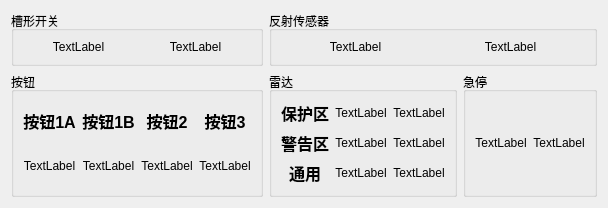
      <widget class="QWidget" name="tab">
       <attribute name="title">
        <string>传感器</string>
       </attribute>
       <layout class="QGridLayout" name="gridLayout_13">
        <item row="1" column="0">
         <widget class="QGroupBox" name="groupBox_8">
          <property name="title">
           <string>按钮</string>
          </property>
          <layout class="QGridLayout" name="gridLayout_11">
           <item row="0" column="0">
            <widget class="QLabel" name="label_15">
             <property name="maximumSize">
              <size>
               <width>16777215</width>
               <height>50</height>
              </size>
             </property>
             <property name="font">
              <font>
               <pointsize>12</pointsize>
               <bold>true</bold>
              </font>
             </property>
             <property name="text">
              <string>按钮1A</string>
             </property>
             <property name="alignment">
              <set>Qt::AlignCenter</set>
             </property>
            </widget>
           </item>
           <item row="0" column="1">
            <widget class="QLabel" name="label_16">
             <property name="font">
              <font>
               <pointsize>12</pointsize>
               <bold>true</bold>
              </font>
             </property>
             <property name="text">
              <string>按钮1B</string>
             </property>
             <property name="alignment">
              <set>Qt::AlignCenter</set>
             </property>
            </widget>
           </item>
           <item row="0" column="2">
            <widget class="QLabel" name="label_17">
             <property name="font">
              <font>
               <pointsize>12</pointsize>
               <bold>true</bold>
              </font>
             </property>
             <property name="text">
              <string>按钮2</string>
             </property>
             <property name="alignment">
              <set>Qt::AlignCenter</set>
             </property>
            </widget>
           </item>
           <item row="0" column="3">
            <widget class="QLabel" name="label_18">
             <property name="font">
              <font>
               <pointsize>12</pointsize>
               <bold>true</bold>
              </font>
             </property>
             <property name="text">
              <string>按钮3</string>
             </property>
             <property name="alignment">
              <set>Qt::AlignCenter</set>
             </property>
            </widget>
           </item>
           <item row="1" column="0">
            <widget class="QLabel" name="switch1_a_label">
             <property name="text">
              <string>TextLabel</string>
             </property>
             <property name="alignment">
              <set>Qt::AlignCenter</set>
             </property>
            </widget>
           </item>
           <item row="1" column="1">
            <widget class="QLabel" name="switch1_b_label">
             <property name="text">
              <string>TextLabel</string>
             </property>
             <property name="alignment">
              <set>Qt::AlignCenter</set>
             </property>
            </widget>
           </item>
           <item row="1" column="2">
            <widget class="QLabel" name="switch2_label">
             <property name="text">
              <string>TextLabel</string>
             </property>
             <property name="alignment">
              <set>Qt::AlignCenter</set>
             </property>
            </widget>
           </item>
           <item row="1" column="3">
            <widget class="QLabel" name="switch3_label">
             <property name="text">
              <string>TextLabel</string>
             </property>
             <property name="alignment">
              <set>Qt::AlignCenter</set>
             </property>
            </widget>
           </item>
          </layout>
         </widget>
        </item>
        <item row="1" column="1">
         <widget class="QGroupBox" name="groupBox_7">
          <property name="title">
           <string>雷达</string>
          </property>
          <layout class="QGridLayout" name="gridLayout_10">
           <item row="0" column="0">
            <widget class="QLabel" name="label_12">
             <property name="maximumSize">
              <size>
               <width>50</width>
               <height>16777215</height>
              </size>
             </property>
             <property name="font">
              <font>
               <pointsize>12</pointsize>
               <bold>true</bold>
              </font>
             </property>
             <property name="text">
              <string>保护区</string>
             </property>
             <property name="alignment">
              <set>Qt::AlignCenter</set>
             </property>
            </widget>
           </item>
           <item row="0" column="1">
            <widget class="QLabel" name="pf_leda_label">
             <property name="text">
              <string>TextLabel</string>
             </property>
             <property name="alignment">
              <set>Qt::AlignCenter</set>
             </property>
            </widget>
           </item>
           <item row="0" column="2">
            <widget class="QLabel" name="pf_ledb_label">
             <property name="text">
              <string>TextLabel</string>
             </property>
             <property name="alignment">
              <set>Qt::AlignCenter</set>
             </property>
            </widget>
           </item>
           <item row="1" column="0">
            <widget class="QLabel" name="label_13">
             <property name="font">
              <font>
               <pointsize>12</pointsize>
               <bold>true</bold>
              </font>
             </property>
             <property name="text">
              <string>警告区</string>
             </property>
             <property name="alignment">
              <set>Qt::AlignCenter</set>
             </property>
            </widget>
           </item>
           <item row="1" column="1">
            <widget class="QLabel" name="wf_leda_label">
             <property name="text">
              <string>TextLabel</string>
             </property>
             <property name="alignment">
              <set>Qt::AlignCenter</set>
             </property>
            </widget>
           </item>
           <item row="1" column="2">
            <widget class="QLabel" name="wf_ledb_label">
             <property name="text">
              <string>TextLabel</string>
             </property>
             <property name="alignment">
              <set>Qt::AlignCenter</set>
             </property>
            </widget>
           </item>
           <item row="2" column="0">
            <widget class="QLabel" name="label_14">
             <property name="font">
              <font>
               <pointsize>12</pointsize>
               <bold>true</bold>
              </font>
             </property>
             <property name="text">
              <string>通用</string>
             </property>
             <property name="alignment">
              <set>Qt::AlignCenter</set>
             </property>
            </widget>
           </item>
           <item row="2" column="1">
            <widget class="QLabel" name="af_leda_label">
             <property name="text">
              <string>TextLabel</string>
             </property>
             <property name="alignment">
              <set>Qt::AlignCenter</set>
             </property>
            </widget>
           </item>
           <item row="2" column="2">
            <widget class="QLabel" name="af_ledb_label">
             <property name="text">
              <string>TextLabel</string>
             </property>
             <property name="alignment">
              <set>Qt::AlignCenter</set>
             </property>
            </widget>
           </item>
          </layout>
         </widget>
        </item>
        <item row="1" column="2">
         <widget class="QGroupBox" name="groupBox_6">
          <property name="title">
           <string>急停</string>
          </property>
          <layout class="QGridLayout" name="gridLayout_9">
           <item row="0" column="0">
            <widget class="QLabel" name="estop_led1_label">
             <property name="text">
              <string>TextLabel</string>
             </property>
             <property name="alignment">
              <set>Qt::AlignCenter</set>
             </property>
            </widget>
           </item>
           <item row="0" column="1">
            <widget class="QLabel" name="estop_led2_label">
             <property name="text">
              <string>TextLabel</string>
             </property>
             <property name="alignment">
              <set>Qt::AlignCenter</set>
             </property>
            </widget>
           </item>
          </layout>
         </widget>
        </item>
        <item row="0" column="0">
         <widget class="QGroupBox" name="groupBox_9">
          <property name="title">
           <string>槽形开关</string>
          </property>
          <layout class="QGridLayout" name="gridLayout_12">
           <item row="0" column="0">
            <widget class="QLabel" name="uswitch1_label">
             <property name="text">
              <string>TextLabel</string>
             </property>
             <property name="alignment">
              <set>Qt::AlignCenter</set>
             </property>
            </widget>
           </item>
           <item row="0" column="1">
            <widget class="QLabel" name="uswitch2_label">
             <property name="text">
              <string>TextLabel</string>
             </property>
             <property name="alignment">
              <set>Qt::AlignCenter</set>
             </property>
            </widget>
           </item>
          </layout>
         </widget>
        </item>
        <item row="0" column="1" colspan="2">
         <widget class="QGroupBox" name="groupBox_10">
          <property name="title">
           <string>反射传感器</string>
          </property>
          <layout class="QGridLayout" name="gridLayout_14">
           <item row="0" column="0">
            <widget class="QLabel" name="ref_left_label">
             <property name="text">
              <string>TextLabel</string>
             </property>
             <property name="alignment">
              <set>Qt::AlignCenter</set>
             </property>
            </widget>
           </item>
           <item row="0" column="1">
            <widget class="QLabel" name="ref_right_label">
             <property name="text">
              <string>TextLabel</string>
             </property>
             <property name="alignment">
              <set>Qt::AlignCenter</set>
             </property>
            </widget>
           </item>
          </layout>
         </widget>
        </item>
       </layout>
      </widget>
